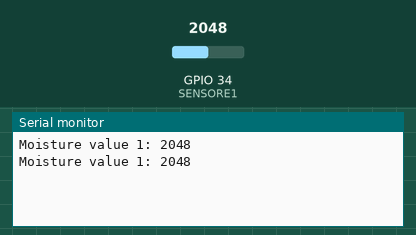
This program was run on a simulated ESP32. On the bench: the last lines printed to the serial monitor. Inputs (shaded band) come from the test bench; at power-on: GPIO 34 (SENSORE1) = 2048.

Above: at 1.8 s.
1.9 s: GPIO 34 (SENSORE1) set to 2866
At 2.8 s:
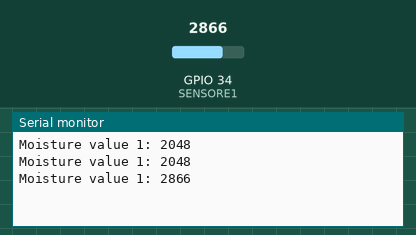
3.4 s: GPIO 34 (SENSORE1) set to 3603
At 10.3 s:
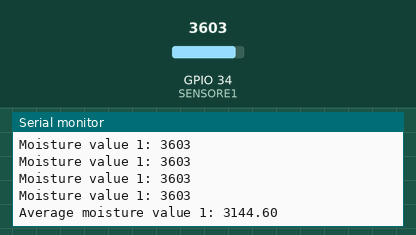
Timing chart, 0 to 10.9 s (numbered marks = the images above; inputs shaded):
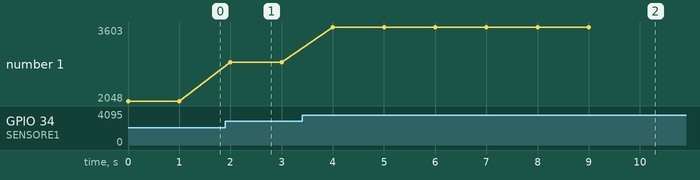

Measured:
- after the input at 1.9 s, the serial monitor: prints a new line after 0.10 s (image 1)
- after the input at 3.4 s, the serial monitor: prints a new line after 0.60 s (image 2)
- plotted number 1: 2048 → 2866 after the input at 1.9 s, 2866 → 3603 after the input at 3.4 s

The program:

main.cpp
```cpp
#include <Arduino.h>

#define SENSORE1 34
// #define SENSORE2 35

// put function declarations here:
int myFunction(int, int);


static int get_soil_moisture_pot1(){
  int moisture_value_1 = analogRead(SENSORE1);
  // int moisture_value_2 = analogRead(SENSORE2);
  Serial.print("Moisture value 1: ");
  Serial.println(moisture_value_1);
  return moisture_value_1;
}

void setup() {
  // put your setup code here, to run once:
  // int result = myFunction(2, 3);
  pinMode(SENSORE1, INPUT);
  // pinMode(SENSORE2, INPUT);
  Serial.begin(115200);
}

void loop() {
  int i = 0;
  float avg_moisture_value_1 = 0;

  while(i < 10){
    avg_moisture_value_1 += get_soil_moisture_pot1();
    delay(1000);
    i++;
  }
  avg_moisture_value_1 = avg_moisture_value_1 / 10;
  Serial.print("Average moisture value 1: ");
  Serial.println(avg_moisture_value_1);
  i=0;
  delay(1000);
}

// put function definitions here:
int myFunction(int x, int y) {
  return x + y;
}
```
